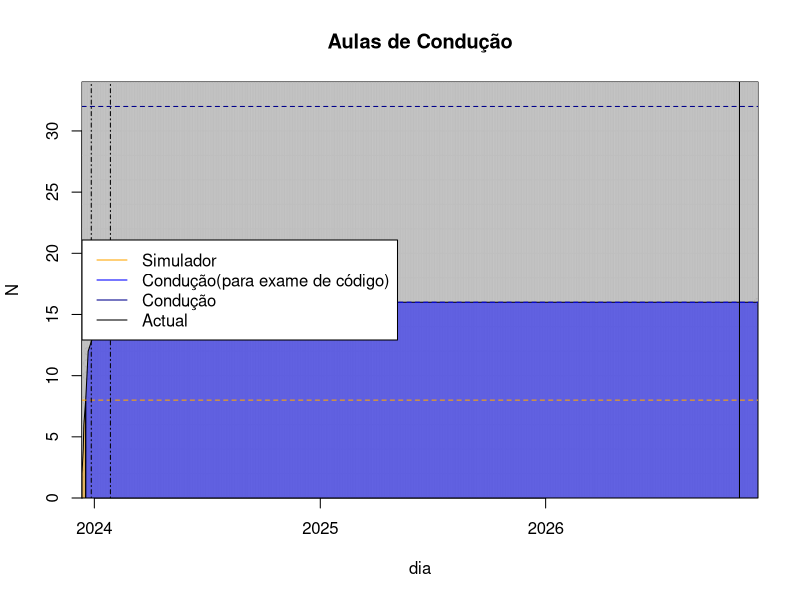

The R source for this figure:
df <- read.csv(file.path("data", "aulas.csv"))

dias <- c(as.Date(df$dia[df$conducao > 0]), as.Date(Sys.Date()) + 30)
conducao <- cumsum(c(df$conducao[df$conducao > 0], 0))

min_dias <- min(dias)
max_dias <- max(dias)
max_conducao <- max(conducao)
diff_dias <- as.numeric(difftime(max_dias, min_dias, unit = "days"))


png(file.path("res", "conducao.png"),
  width = 8,
  height = 8,
  units = "cm",
  res = 2048,
  pointsize = 4
)

plot(dias, conducao,
  ylim = c(0, 34), xaxs = "i", yaxs = "i",
  xlab = "dia", ylab = "N", main = "Aulas de Condução"
)
grid(
  nx = diff_dias,
  ny = 17,
  lty = 1,
  col = "gray",
  lwd = 1
)

# Linhas da condução
a <- min_dias
x <- dias[conducao < 9]
b <- max(x)
y <- conducao[conducao < 9]
polygon(
  x = c(a, x, b),
  y = c(0, y, 0),
  col = adjustcolor("orange", alpha.f = 0.5)
)
if (max_conducao >= 8) {
  a <- b
  x <- dias[conducao > 8 & conducao < 17]
  b <- max(x)
  y <- conducao[conducao > 8 & conducao < 17]
  polygon(
    x = c(a, a, x, b),
    y = c(0, 8, y, 0),
    col = adjustcolor("blue", alpha.f = 0.5)
  )
  if (max_conducao >= 17) {
    a <- b
    x <- dias[conducao > 16]
    b <- max(x)
    y <- conducao[conducao > 16]
    polygon(
      x = c(a, a, x, b),
      y = c(0, 16, y, 0),
      col = adjustcolor("blue4", alpha.f = 0.5)
    )
  }
}

# linhas guia
abline(h = 8, col = "orange", lty = 2)
abline(h = 16, col = "blue", lty = 2)
abline(h = 32, col = "blue4", lty = 2)

abline(v = as.Date(Sys.Date()), col = "black")
abline(v = as.Date("2023-12-27"), col = "black", lty = 4)
abline(v = as.Date("2024-01-27"), col = "black", lty = 4)

legend(
  x = "left",
  legend = c(
    "Simulador",
    "Condução(para exame de código)",
    "Condução",
    "Actual"
  ),
  col = c("orange", "blue", "blue4", "black"),
  lty = 1,
  lwd = 1
)
